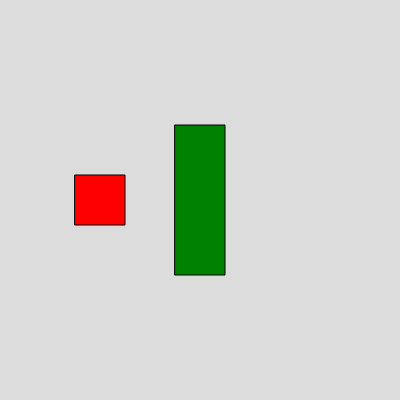
Frame 1 (no input)
Frame 60 (no input): identical to frame 1, image omitted
Frame 120 (the mouse pressed at the canvas centre since frame 60): identical to frame 1, image omitted

The p5.js sketch that drew this single still picture (run headless with seeded random() and noise() and a simulated clock; from frame 60 on, the mouse is pressed at the canvas centre):

// p5.js sketch
// ── sketch.js

var box1,box2;

function setup() 
{
  createCanvas(400, 400);
  box1 = new Box(100,200,50,50, "red");
  box2 = new Box(200,200,50,150, "green");
}

function draw() 
{
  background(220);
  box1.display();
  box2.display();
}








// ── Box.js

class Box
  {
    constructor(x,y,w,h,newColor){
      this.x = x;
      this.y = y;
      this.width = w;
      this.height = h;
      this.color = newColor;
    }
    display(){
      rectMode(CENTER);
      fill(this.color);
      rect(this.x,this.y,this.width,this.height);
    }
  }

   
  

  
